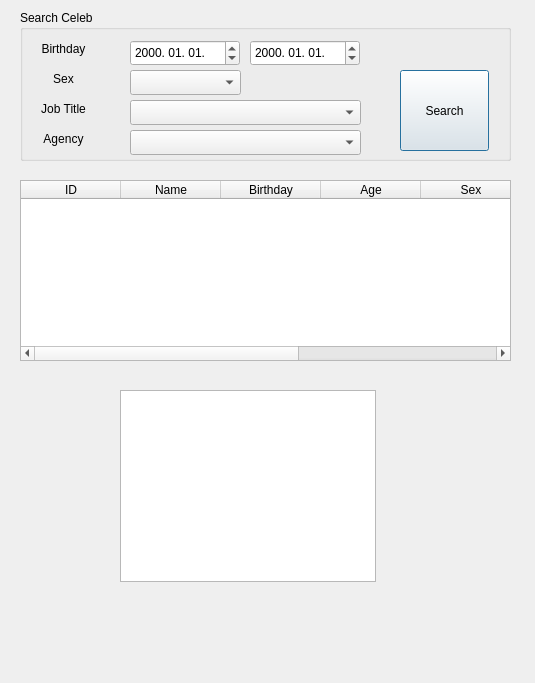
<?xml version="1.0" encoding="UTF-8"?>
<ui version="4.0">
 <class>Dialog</class>
 <widget class="QDialog" name="Dialog">
  <property name="geometry">
   <rect>
    <x>0</x>
    <y>0</y>
    <width>535</width>
    <height>683</height>
   </rect>
  </property>
  <property name="windowTitle">
   <string>Dialog</string>
  </property>
  <widget class="QGroupBox" name="groupBox">
   <property name="geometry">
    <rect>
     <x>20</x>
     <y>10</y>
     <width>491</width>
     <height>151</height>
    </rect>
   </property>
   <property name="title">
    <string>Search Celeb</string>
   </property>
   <widget class="QLabel" name="label">
    <property name="geometry">
     <rect>
      <x>10</x>
      <y>30</y>
      <width>67</width>
      <height>17</height>
     </rect>
    </property>
    <property name="text">
     <string>Birthday</string>
    </property>
    <property name="alignment">
     <set>Qt::AlignCenter</set>
    </property>
   </widget>
   <widget class="QLabel" name="label_2">
    <property name="geometry">
     <rect>
      <x>10</x>
      <y>60</y>
      <width>67</width>
      <height>17</height>
     </rect>
    </property>
    <property name="text">
     <string>Sex</string>
    </property>
    <property name="alignment">
     <set>Qt::AlignCenter</set>
    </property>
   </widget>
   <widget class="QLabel" name="label_3">
    <property name="geometry">
     <rect>
      <x>10</x>
      <y>90</y>
      <width>67</width>
      <height>17</height>
     </rect>
    </property>
    <property name="text">
     <string>Job Title</string>
    </property>
    <property name="alignment">
     <set>Qt::AlignCenter</set>
    </property>
   </widget>
   <widget class="QLabel" name="label_4">
    <property name="geometry">
     <rect>
      <x>10</x>
      <y>120</y>
      <width>67</width>
      <height>17</height>
     </rect>
    </property>
    <property name="text">
     <string>Agency</string>
    </property>
    <property name="alignment">
     <set>Qt::AlignCenter</set>
    </property>
   </widget>
   <widget class="QDateEdit" name="dateEdit">
    <property name="geometry">
     <rect>
      <x>110</x>
      <y>30</y>
      <width>110</width>
      <height>26</height>
     </rect>
    </property>
    <property name="displayFormat">
     <string>yyyy. MM. dd.</string>
    </property>
   </widget>
   <widget class="QDateEdit" name="dateEdit_2">
    <property name="geometry">
     <rect>
      <x>230</x>
      <y>30</y>
      <width>110</width>
      <height>26</height>
     </rect>
    </property>
    <property name="displayFormat">
     <string>yyyy. MM. dd.</string>
    </property>
   </widget>
   <widget class="QComboBox" name="sex_cb">
    <property name="geometry">
     <rect>
      <x>110</x>
      <y>60</y>
      <width>111</width>
      <height>25</height>
     </rect>
    </property>
   </widget>
   <widget class="QComboBox" name="job_cb">
    <property name="geometry">
     <rect>
      <x>110</x>
      <y>90</y>
      <width>231</width>
      <height>25</height>
     </rect>
    </property>
   </widget>
   <widget class="QComboBox" name="agency_cb">
    <property name="geometry">
     <rect>
      <x>110</x>
      <y>120</y>
      <width>231</width>
      <height>25</height>
     </rect>
    </property>
   </widget>
   <widget class="QPushButton" name="search_btn">
    <property name="geometry">
     <rect>
      <x>380</x>
      <y>60</y>
      <width>89</width>
      <height>81</height>
     </rect>
    </property>
    <property name="text">
     <string>Search</string>
    </property>
   </widget>
  </widget>
  <widget class="QTableWidget" name="tableWidget">
   <property name="geometry">
    <rect>
     <x>20</x>
     <y>180</y>
     <width>491</width>
     <height>181</height>
    </rect>
   </property>
   <column>
    <property name="text">
     <string>ID</string>
    </property>
   </column>
   <column>
    <property name="text">
     <string>Name</string>
    </property>
   </column>
   <column>
    <property name="text">
     <string>Birthday</string>
    </property>
   </column>
   <column>
    <property name="text">
     <string>Age</string>
    </property>
   </column>
   <column>
    <property name="text">
     <string>Sex</string>
    </property>
   </column>
   <column>
    <property name="text">
     <string>JobTitle</string>
    </property>
   </column>
   <column>
    <property name="text">
     <string>Agency</string>
    </property>
   </column>
  </widget>
  <widget class="QTextBrowser" name="textBrowser">
   <property name="geometry">
    <rect>
     <x>120</x>
     <y>390</y>
     <width>256</width>
     <height>192</height>
    </rect>
   </property>
  </widget>
 </widget>
 <resources/>
 <connections/>
</ui>
